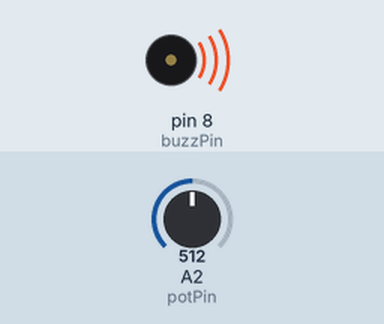
The sketch below on a simulated Arduino Uno, built with avr-gcc and run on an emulated ATmega328P. Parts: buzzer (waves = sounding). Inputs (shaded band) come from the test bench; at power-on: A2 (potPin) = 512. What the sketch prints to the serial monitor is not drawn.

Above: at 0.1 s.
Timing chart, 0 to 1.6 s (numbered marks = the images above):
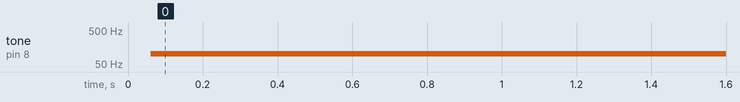

Measured:
- by itself, tone on pin 8 (buzzPin): silent → 100 Hz at 0.06 s

The sketch:

BareMinimum_copy_20230611185748.ino
```cpp
int  buzzPin=8;
int potPin=A2;
float V2;
int j;
int plotPin;
int d1=1;
int d2=5;
void setup() {
  pinMode(potPin,INPUT);
  pinMode(buzzPin,OUTPUT);
  Serial.begin(9600);// put your setup code here, to run once:
}

void loop() {
  plotPin=analogRead(potPin);
  V2=(5.0/1023.0)*plotPin;
  Serial.println(V2);
  if(V2==5)
  {
    for(j=1;j<=100;j=j+1)
    {
    digitalWrite(buzzPin,HIGH);
    delay(d1);
    digitalWrite(buzzPin,LOW);
    delay(d1);
    }

  }
  if(V2!=5)
  {
    for(j=1;j<=100;j=j+1)
    {
    digitalWrite(buzzPin,HIGH);
    delay(d2);
    digitalWrite(buzzPin,LOW);
    delay(d2);
    }
  }
  // put your main code here, to run repeatedly:
}
```
